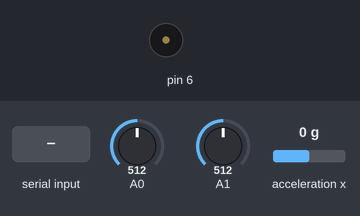
The sketch below on a simulated Arduino Leonardo, built with avr-gcc and run on an emulated ATmega32U4. Parts: buzzer (waves = sounding). Inputs (shaded band) come from the test bench; at power-on: acceleration x 0 g, A1 = 512, A0 = 512. What the sketch prints to the serial monitor is not drawn.

Above: at 1.2 s.
1.3 s: "m90\n" received over Serial
2.8 s: acceleration x set to -1.4 g
4.3 s: "f90\n" received over Serial
5.8 s: A1 set to 716
7.3 s: acceleration x set to -0.8 g
8.8 s: A1 set to 900
Timing chart, 0 to 11.3 s (numbered marks = the images above; inputs shaded):
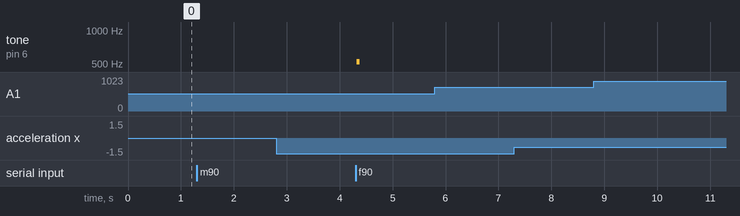

Measured:
- after the input at 1.3 s, every drawn part: stays the same
- after the input at 2.8 s, every drawn part: stays the same
- after the input at 4.3 s, tone on pin 6: silent → 523 Hz at once, → silent 0.05 s later
- after the input at 5.8 s, every drawn part: stays the same
- after the input at 7.3 s, every drawn part: stays the same
- after the input at 8.8 s, every drawn part: stays the same

The sketch:

EsploraData.ino
```cpp
#include <Esplora.h>

#define DATA_N 7

// xAcc, right, left, down, up, yJoy, xJoy
long mode = 0;

int data[DATA_N];
int prevData[DATA_N];

bool dataChanged() {
  int mask = 1;

  for (int i = 0; i < DATA_N; i++) {
    if (mode & mask) {
      if (data[i] != prevData[i]) {
        return true;
      }
    }

    mask <<= 1;
  }

  return false;
}

void printData() {
  int mask = 1;

  for (int i = 0; i < DATA_N; i++) {
    if (mode & mask) {
      Serial.print(data[i]);

      if ((mode >> (i + 1)) > 0) {
        Serial.print(",");
      } else {
        break;
      }
    }

    mask <<= 1;
  }

  Serial.println();
}

void setup() {
  for (int i = 0; i < DATA_N; i++) {
    prevData[i] = -1000;
  }

  Serial.begin(115200);
}

void loop() {
  if (Serial.available()) {
    switch (Serial.read()) {
      case 'm':
        mode = Serial.parseInt();
        Serial.println("modeChanged");
        break;
      case 'f':
        Esplora.tone(523, 50);
        break;
      case 'b':
        Esplora.tone(262, 100);
        break;
      case 'd':
        Esplora.tone(100, 1000);
        break;
      default:
        break;
    }
  }

  data[0] = Esplora.readJoystickX() / (-50);
  data[1] = Esplora.readJoystickY() / (-50);
  data[2] = !Esplora.readButton(SWITCH_UP);
  data[3] = !Esplora.readButton(SWITCH_DOWN);
  data[4] = !Esplora.readButton(SWITCH_LEFT);
  data[5] = !Esplora.readButton(SWITCH_RIGHT);
  data[6] = Esplora.readAccelerometer(X_AXIS) / (-10);

  if (dataChanged()) {
    printData();
  }

  for (int i = 0; i < DATA_N; i++) {
    prevData[i] = data[i];
  }

  delay(30);
}
```
